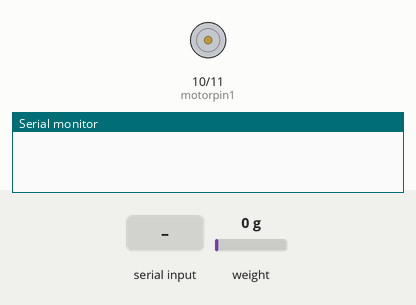
The sketch below on a simulated Arduino Uno, built with avr-gcc and run on an emulated ATmega328P. Parts: motor-driver pin pairs drawn as motors (green arrow = first pin HIGH = forward, orange = second pin HIGH = backward, longer = more drive), the last lines printed to the serial monitor. The test bench sets the inputs (shaded band); at power-on: weight on the scale 0 g.

Above: at 3.6 s.
3.7 s: "1\n" received over Serial
At 5.0 s:
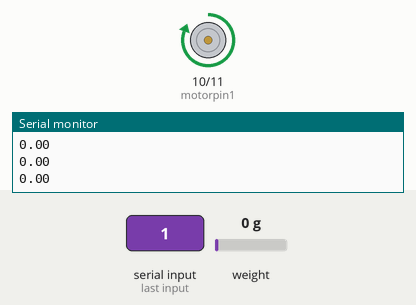
Timing chart, 0 to 6.7 s (numbered marks = the images above; inputs shaded):
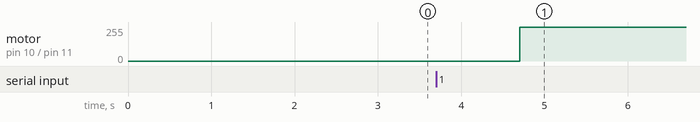

Measured:
- after the input at 3.7 s, motor on pin 10 (motorpin1) / pin 11 (motorpin2): stopped → forward 255/255 after 1.0 s

The sketch:

UNO_R3-CATFEEDER-CODE.ino
```cpp
#include <HX711_ADC.h> // scale

const int HX711_dout = 9;
const int HX711_sck = 8;
int motorpin1 = 10;
int motorpin2 = 11;

HX711_ADC LoadCell(HX711_dout, HX711_sck);

int m = 59, h = 0;
int startingH;
int portion, quantity;
bool food = true;

void FoodDispenser();

void setup() {
   Serial.begin(9600);
   LoadCell.begin();

   float calibrationValue;
   calibrationValue = 1095.84;
   LoadCell.start(2000, true);
   LoadCell.setCalFactor(calibrationValue);
   LoadCell.tareNoDelay();

   pinMode(motorpin1, OUTPUT);
  pinMode(motorpin2, OUTPUT);
}

void loop() {

   if (Serial.available()) {
       String data = Serial.readStringUntil('\n');

       // Parse the data using the comma as a delimiter
       int firstComma = data.indexOf(',');
       int secondComma = data.indexOf(',', firstComma + 1);
       int thirdComma = data.indexOf(',', secondComma + 1);
       int fourthComma = data.indexOf(',', thirdComma + 1);

       h = data.substring(0, firstComma).toInt();
       m = data.substring(firstComma + 1, secondComma).toInt();
       startingH = data.substring(secondComma + 1, thirdComma).toInt();
       portion = data.substring(thirdComma + 1, fourthComma).toInt();
       quantity = data.substring(fourthComma + 1).toInt();

       delay(1000);
   }


   LoadCell.update();
   if (m == 0){
       food = true;
   }


   if (startingH == h && m == 1) {
       FoodDispenser();
   }

   if (portion == 2) {
       if (startingH + 12 == h && m == 1) {
           FoodDispenser();
       }
   }

   if (portion == 3) {
       if (((startingH + 8) == h || (startingH + 16) == h) && m == 1) {
           FoodDispenser();
       }
   }

   if (portion == 4) {
       if (((startingH + 6) == h || (startingH + 12) == h || (startingH + 18) == h) && m == 1) {
           FoodDispenser();
       }
   }
}

void FoodDispenser() {
   while (food == true) {
    digitalWrite(motorpin1,   HIGH);
    digitalWrite(motorpin2, LOW);
       LoadCell.update();
       Serial.println(LoadCell.getData());
       if (LoadCell.getData() >= quantity / portion) {
           food = false;
       }
   }
}
```
